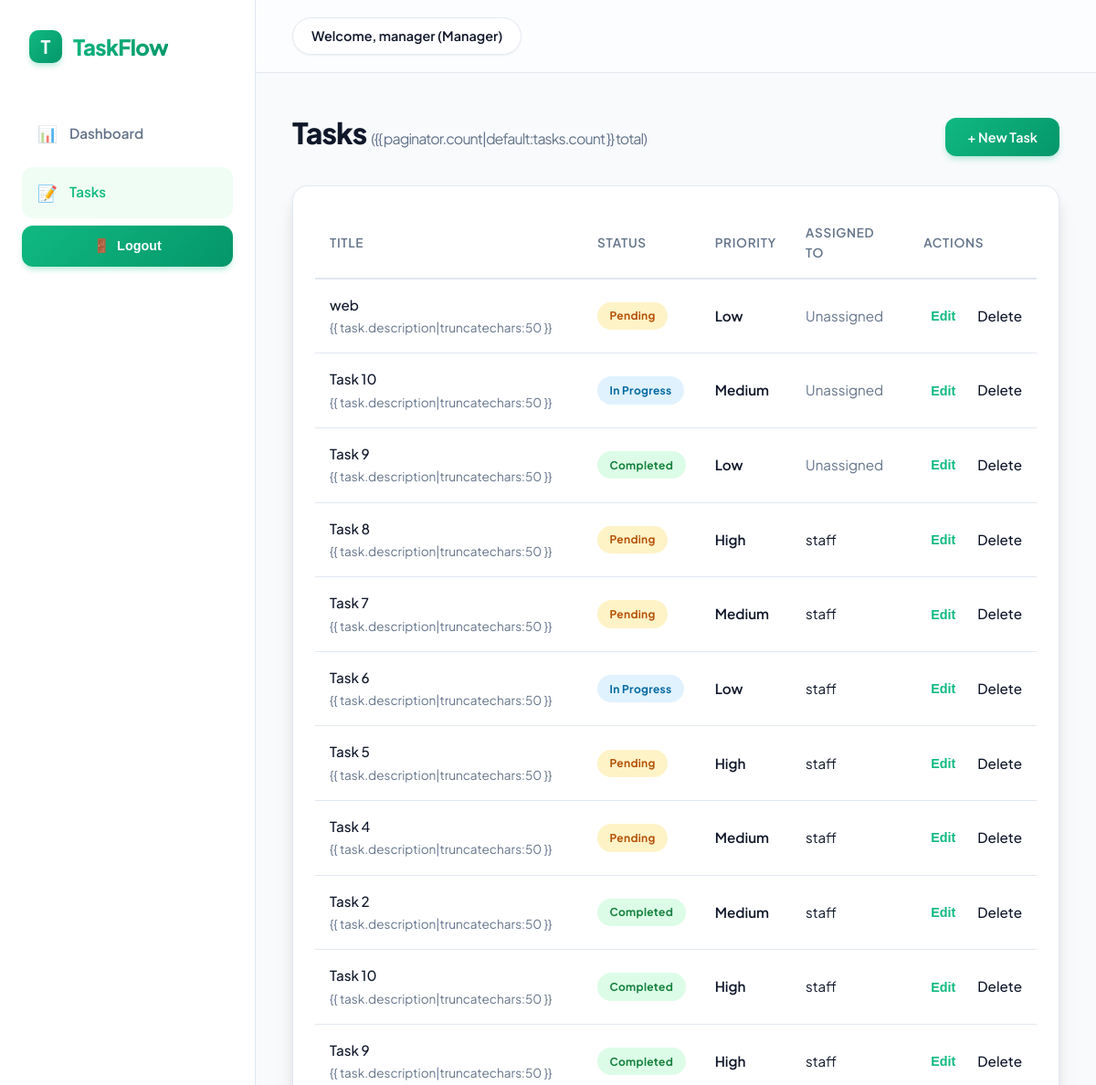
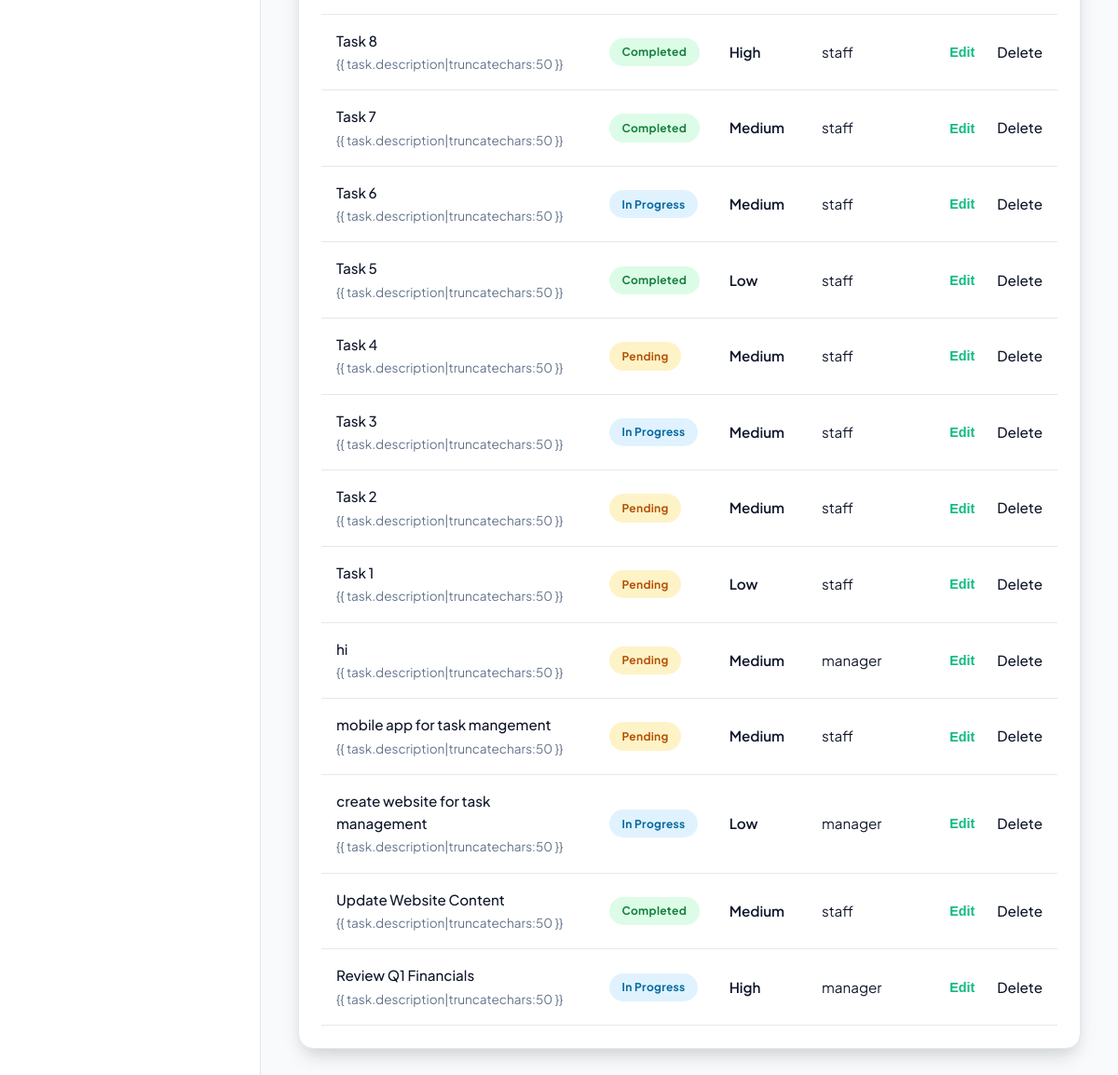
The page /tasks/ (signed in) on the database its author committed (2 pictures, top to bottom).
### core/models.py (models this page shows, shortened)
class User(AbstractUser):
    ADMIN = 'admin'
    MANAGER = 'manager'
    STAFF = 'staff'
    ROLE_CHOICES = [
        (ADMIN, 'Admin'),
        (MANAGER, 'Manager'),
        (STAFF, 'Staff'),
    ]
    role = models.CharField(max_length=10, choices=ROLE_CHOICES, default=STAFF)
    company = models.ForeignKey(Company, on_delete=models.SET_NULL, null=True, blank=True, related_name='users')
    def is_manager(self):
        return self.role == self.MANAGER
    def is_admin(self):
        return self.role == self.ADMIN

### tasks/models.py (models this page shows, shortened)
class Task(models.Model):
    STATUS_CHOICES = [
        ('pending', 'Pending'),
        ('in_progress', 'In Progress'),
        ('completed', 'Completed'),
    ]
    PRIORITY_CHOICES = [
        ('low', 'Low'),
        ('medium', 'Medium'),
        ('high', 'High'),
    ]
    title = models.CharField(max_length=200)
    description = models.TextField()
    status = models.CharField(max_length=20, choices=STATUS_CHOICES, default='pending')
    priority = models.CharField(max_length=10, choices=PRIORITY_CHOICES, default='medium')
    assigned_to = models.ForeignKey(
        settings.AUTH_USER_MODEL,
        on_delete=models.SET_NULL,
        null=True,
        blank=True,
        related_name='assigned_tasks'
    )
    created_by = models.ForeignKey(
        settings.AUTH_USER_MODEL,
        on_delete=models.CASCADE,
        related_name='created_tasks'
    )
    created_at = models.DateTimeField(auto_now_add=True)
    updated_at = models.DateTimeField(auto_now=True)

### tasks/views.py (the view)
# urls.py: path('', views.TaskListView.as_view(), name='task-list'),
class TaskListView(LoginRequiredMixin, ListView):
    model = Task
    template_name = 'task_list.html'
    context_object_name = 'tasks'
    paginate_by = 50
    def get_queryset(self):
        user = self.request.user
        print(f"DEBUG: TaskListView.get_queryset for user={user.username}, role={user.role}")
        if user.is_manager() or user.is_admin():
            qs = Task.objects.all().order_by('-created_at')
        else:
            qs = Task.objects.filter(assigned_to=user).order_by('-created_at')
        print(f"DEBUG: Resulting queryset count: {qs.count()}")
        return qs

### templates/task_list.html (shortened to what this page needs)
{% extends 'base.html' %}
{% block content %}
<div class="flex justify-between items-center mb-4">
    <h1>Tasks <span style="font-size: 1rem; color: var(--text-secondary); font-weight: 400;">({{
            paginator.count|default:tasks.count }}
            total)</span></h1>
    {% if user.is_manager or user.is_admin %}
    <button onclick="openModal('{% url 'task-create' %}')" class="btn btn-primary" style="font-size: 0.9rem;">
        + New Task
    </button>
    {% endif %}
</div>
<div class="card">
    {% if tasks %}
    <div style="overflow-x: auto;">
        <table style="width: 100%; border-collapse: collapse;">
            <thead>
                <tr style="text-align: left; border-bottom: 1px solid var(--border-color);">
                    <th style="padding: 1rem;">Title</th>
                    <th style="padding: 1rem;">Status</th>
                    <th style="padding: 1rem;">Priority</th>
                    <th style="padding: 1rem;">Assigned To</th>
                    <th style="padding: 1rem;">Actions</th>
                </tr>
            </thead>
            <tbody>
                {% for task in tasks %}
                <tr style="border-bottom: 1px solid var(--border-color); transition: background 0.2s;">
                    <td style="padding: 1rem;">
                        <span style="font-weight: 500; display: block;">{{ task.title }}</span>
                        <span style="font-size: 0.85rem; color: var(--text-secondary);">{{
                            task.description|truncatechars:50
                            }}</span>
                    </td>
                    <td style="padding: 1rem;">
                        <span class="badge badge-{{ task.status }}">{{ task.get_status_display }}</span>
                    </td>
                    <td style="padding: 1rem;">
                        {% if task.priority == 'high' %}
                        <span style="color: var(--danger-color); font-weight: 600;">High</span>
                        {% elif task.priority == 'medium' %}
                        <span style="color: var(--warning-color); font-weight: 600;">Medium</span>
                        {% else %}
                        <span style="color: var(--success-color); font-weight: 600;">Low</span>
                        {% endif %}
                    </td>
                    <td style="padding: 1rem;">
                        {% if task.assigned_to %}
                        {{ task.assigned_to.username }}
                        {% else %}
                        <span style="color: var(--text-secondary);">Unassigned</span>
                        {% endif %}
                    </td>
                    <td style="padding: 1rem;">
                        <div class="flex gap-4">
                            <button onclick="openModal('{% url 'task-update' task.pk %}')" class="btn-text"
                                style="background:none; border:none; cursor:pointer;">Edit</button>
                            {% if user.is_manager or user.is_admin %}
                            <a href="{% url 'task-delete' task.pk %}"
                                style="color: var(--danger-color); font-weight: 500;">Delete</a>
                            {% endif %}
                        </div>
                    </td>
                </tr>
                {% endfor %}
            </tbody>
        </table>
    </div>
    {% else %}
    <p class="text-center" style="padding: 2rem; color: var(--text-secondary);">No tasks found.</p>
    {% endif %}
</div>
{% endblock %}

### templates/base.html (shortened to what this page needs)
{% load static %}
<!DOCTYPE html>
<html lang="en">
<head>
    <link rel="stylesheet" href="{% static 'css/style.css' %}?v=2.0">
</head>
<body>
    <div class="app-container">
        <nav id="sidebar" class="sidebar">
            <div class="logo">
                <div class="logo-icon">T</div>
                <h2>TaskFlow</h2>
            </div>
            <ul class="nav-links">
                {% if user.is_authenticated %}
                <li>
                    <a href="{% url 'dashboard' %}"
                        class="nav-item {% if request.resolver_match.url_name == 'dashboard' %}active{% endif %}">
                        <span class="icon">📊</span> Dashboard
                    </a>
                </li>
                <li>
                    <a href="{% url 'task-list' %}"
                        class="nav-item {% if 'task' in request.resolver_match.url_name %}active{% endif %}">
                        <span class="icon">📝</span> Tasks
                    </a>
                </li>
                <li>
                    <form action="{% url 'logout' %}" method="post">
                        <button type="submit" class="btn-logout">
                            <span class="icon">🚪</span> Logout
                        </button>
                    </form>
                </li>
                {% else %}
                <li><a href="{% url 'login' %}"
                        class="nav-item {% if request.resolver_match.url_name == 'login' %}active{% endif %}">Login</a>
                </li>
                {% endif %}
            </ul>
        </nav>
        <main class="main-content">
            <header class="top-bar">
                <div class="user-info">
                    {% if user.is_authenticated %}
                    <span>Welcome, {{ user.username }} ({{ user.get_role_display }})</span>
                    {% endif %}
                </div>
            </header>
            <div class="content-wrapper">
                {% block content %}
                {% endblock %}
            </div>
        </main>
    </div>
</body>
</html>

### rows shown on the page
User: username "manager", role "Manager"
Task: title "web", status "Pending", priority "Low", shows "Unassigned"
Task: title "Task 10", status "In Progress", priority "Medium", shows "Unassigned"
Task: title "Task 9", status "Completed", priority "Low", shows "Unassigned"
Task: title "Task 8", status "Pending", priority "High", assigned_to.username "staff"
Task: title "Task 7", status "Pending", priority "Medium", assigned_to.username "staff"
Task: title "Task 6", status "In Progress", priority "Low", assigned_to.username "staff"
Task: title "Task 5", status "Pending", priority "High", assigned_to.username "staff"
Task: title "Task 4", status "Pending", priority "Medium", assigned_to.username "staff"
Task: title "Task 2", status "Completed", priority "Medium", assigned_to.username "staff"
Task: title "Task 10", status "Completed", priority "High", assigned_to.username "staff"
Task: title "Task 9", status "Completed", priority "High", assigned_to.username "staff"
Task: title "Task 8", status "Completed", priority "High", assigned_to.username "staff"
Task: title "Task 7", status "Completed", priority "Medium", assigned_to.username "staff"
Task: title "Task 6", status "In Progress", priority "Medium", assigned_to.username "staff"
Task: title "Task 5", status "Completed", priority "Low", assigned_to.username "staff"
Task: title "Task 4", status "Pending", priority "Medium", assigned_to.username "staff"
Task: title "Task 3", status "In Progress", priority "Medium", assigned_to.username "staff"
Task: title "Task 2", status "Pending", priority "Medium", assigned_to.username "staff"
Task: title "Task 1", status "Pending", priority "Low", assigned_to.username "staff"
Task: title "hi", status "Pending", priority "Medium", assigned_to.username "manager"
Task: title "mobile app for task mangement", status "Pending", priority "Medium", assigned_to.username "staff"
Task: title "create website for task management", status "In Progress", priority "Low", assigned_to.username "manager"
Task: title "Update Website Content", status "Completed", priority "Medium", assigned_to.username "staff"
Task: title "Review Q1 Financials", status "In Progress", priority "High", assigned_to.username "manager"
